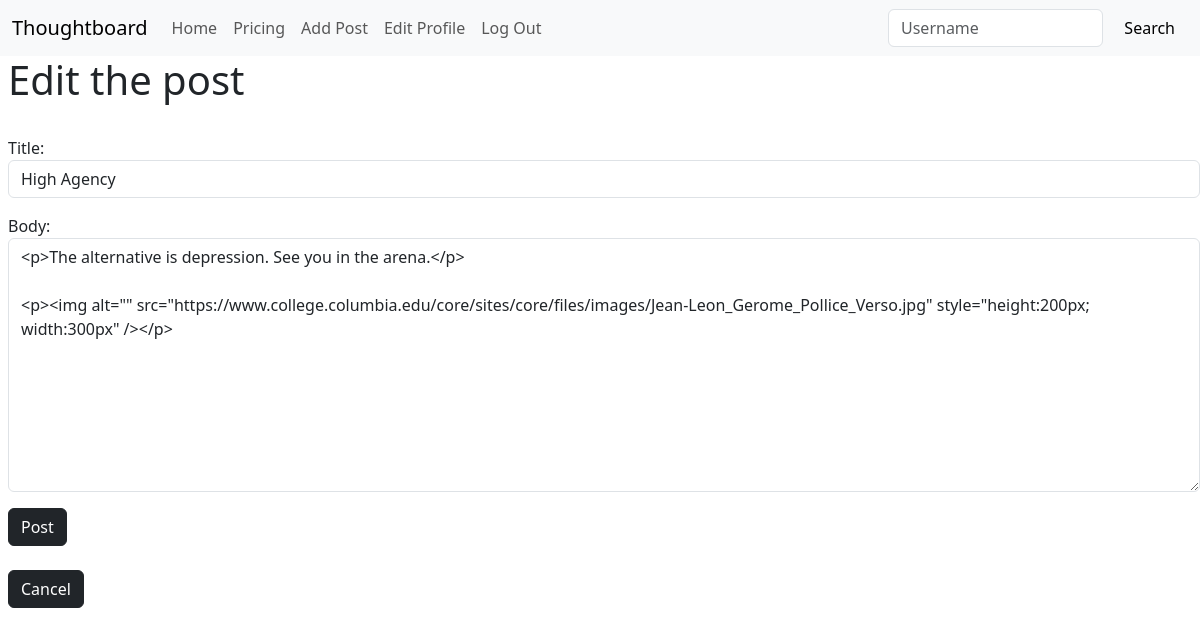
Screenshot of /article/edit/21 (signed in) with the database file from the repository.
### theblog/models.py (models this page shows, shortened)
class Post(models.Model):
    title = models.CharField(max_length=255)
    author = models.ForeignKey(User, on_delete=models.CASCADE)
    body = RichTextField(blank=True, null=True)
    published_date = models.DateField(default=timezone.now)

### theblog/views.py (the view, shortened to what this page needs)
# urls.py: path("article/edit/<int:pk>", UpdatePostView.as_view(), name="update_post"),
class UpdatePostView(UpdateView):
    model = Post
    template_name = "update_post.html"
    form_class = EditForm

### theblog/forms.py
class EditForm(forms.ModelForm):
    class Meta:
        model = Post
        fields = ("title", "body")
        widgets = {
            "title": forms.TextInput(attrs={"class": "form-control"}),
            "body": forms.Textarea(attrs={"class": "form-control"}),
        }

### theblog/templates/update_post.html (shortened to what this page needs)
{% extends 'base.html' %}
{% block content %}
{% if user.is_authenticated and user.username == post.author.username%}
<h1>Edit the post</h1>
<br>
<form method="POST">
    {{ form.as_p }}
    <button class="btn btn-dark">Post</button>
</form>
<br>
<a href="{%url 'article-details' post.pk%}"> <button class="btn btn-dark">Cancel</button></a>
{%endif%}
{% endblock %}

### rows the page displays
Post: title "High Agency", body "<p>The alternative is depression. See you in the arena.</p> <p><img alt=\"\" src=\"https://www.college.columbia.edu/core/sites/core/files/images/Jean-Leon_Gerome_Pollice_Verso.jpg\" style=\"height:200px; width:300px\" /></p>"
